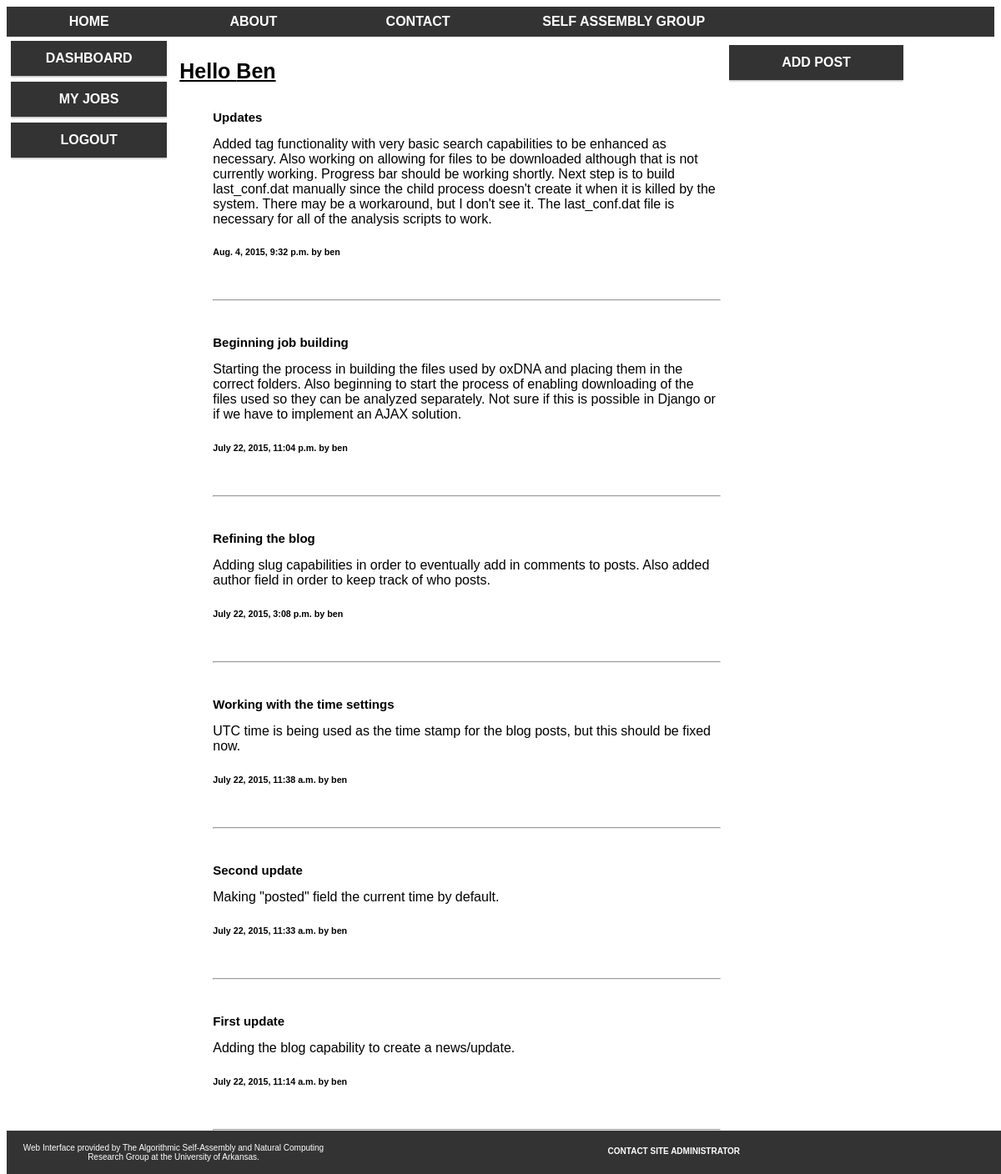
The app's page /ox_web/ (signed in) with its own data.
### ox_web/models.py (models this page shows, shortened)
class Blog(models.Model):
  title = models.CharField(max_length=100, unique=True)
  slug = models.SlugField(max_length=100, unique=True)
  body = models.TextField()
  author = models.CharField(max_length=100)
  posted = models.DateTimeField(default=timezone.now)

### ox_web/views.py (the view)
def index(request):
  blog_list = Blog.objects.order_by('-posted')[:10]
  context_dict = {'blog_list': blog_list}
  return render(request, 'ox_web/index.html', context_dict)

### templates/ox_web/index.html (shortened to what this page needs)
{% extends 'base.html' %}
{% load staticfiles %}
{% block body_block %}
  <div class="col-9">
  {% if user.is_authenticated %}
    <h1 style="text-transform: capitalize;">Hello {{user.username}}</h1>
  {% else %}
    <h1>Please login or register.</h1>
  {% endif %}
  {% if blog_list %}
    <ul>
      {% for post in blog_list %}
        <h3>{{ post.title }}</h3>
        {{ post.body }}
        <h6>{{ post.posted }} by {{ post.author }}</h6>
        <br /><hr><br />
      {% endfor %}
    </ul>
  {% else %}
    There are no posts.
  {% endif %}
  </div>
  <div class="col-3 menu">
    {% if user.is_authenticated %}
    <ul>
      <li><a href="/ox_web/{{ user.username }}/add_post/">Add Post</a></li>
    {% endif %}
  </div>
{% endblock %}

### static/main.css (style rules this page uses)
* { box-sizing: border-box; }
[class*="col-"] { float: left; padding: 5px; }
.col-3 { width: 25%; }
.col-9 { width: 75%; }
html { font-family: "Lucida Sans", sans-serif; }
.menu ul { list-style-type: none; margin: 0; padding: 0; }
.menu li { padding: 8px; margin-bottom: 7px; background-color: #333333; color: #ffffff; box-shadow: 0 1px 3px rgba(0,0,0,0.12), 0 1px 2px rgba(0,0,0,0.24); }
a:link, a:visited { display: block; font-weight: bold; color: #ffffff; text-align: center; padding: 4px; text-decoration: none; text-transform: uppercase; }
ul { overflow: hidden; }
h1 { font-size: 25px; text-decoration: underline }
h3 { font-size: 15px; }

### records on screen
Blog: title "Updates", body "Added tag functionality with very basic search capabilities to be enhanced as necessary. Also working on allowing for files to be downloaded although that is not currently working. Progress bar should be working shortly. Next step is to build last_conf.dat manually since the child process doesn't create it when it is killed by the system. There may be a workaround, but I don't see it. The last_conf.dat file is necessary for all of the analysis scripts to work.", posted "Aug. 4, 2015, 9:32 p.m.", author "ben"
Blog: title "Beginning job building", body "Starting the process in building the files used by oxDNA and placing them in the correct folders. Also beginning to start the process of enabling downloading of the files used so they can be analyzed separately. Not sure if this is possible in Django or if we have to implement an AJAX solution.", posted "July 22, 2015, 11:04 p.m.", author "ben"
Blog: title "Refining the blog", body "Adding slug capabilities in order to eventually add in comments to posts. Also added author field in order to keep track of who posts.", posted "July 22, 2015, 3:08 p.m.", author "ben"
Blog: title "Working with the time settings", body "UTC time is being used as the time stamp for the blog posts, but this should be fixed now.", posted "July 22, 2015, 11:38 a.m.", author "ben"
Blog: title "Second update", body "Making \"posted\" field the current time by default.", posted "July 22, 2015, 11:33 a.m.", author "ben"
Blog: title "First update", body "Adding the blog capability to create a news/update.", posted "July 22, 2015, 11:14 a.m.", author "ben"

### other values on screen
{{ user.username }} "Ben"
